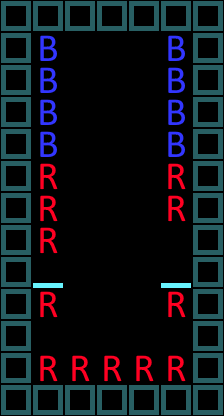

The image is a tile-based game level rendered from a .tmx file. Its description and complete source (layers, tilesets, objects, tile grids) follow:
An orthogonal 7x13 tile map with 32x32 px tiles, 6 tile layers (bus, people, distancing, people, ...).

<map version="1.2" tiledversion="1.3.4" orientation="orthogonal" renderorder="right-down" width="7" height="13" tilewidth="32" tileheight="32" infinite="0" nextlayerid="9" nextobjectid="1">
 <tileset firstgid="1" source="rough sprites for level design.tsx" />
 <layer id="1" name="bus" width="7" height="13" locked="1">
  <data encoding="csv">
4,4,4,4,4,4,4,
4,1,0,0,0,1,4,
4,1,0,0,0,1,4,
4,1,0,0,0,1,4,
4,1,0,0,0,1,4,
4,2,0,0,0,2,4,
4,2,0,0,0,2,4,
4,2,0,0,0,0,4,
4,3,0,0,0,3,4,
4,2,0,0,0,2,4,
4,0,0,0,0,0,4,
4,2,2,2,2,2,4,
4,4,4,4,4,4,4
</data>
 </layer>
 <group id="5" name="Unmoveable">
  <layer id="6" name="people" width="7" height="13">
   <data encoding="csv">
0,0,0,0,0,0,0,
0,0,0,0,0,0,0,
0,0,0,0,0,0,0,
0,0,0,0,0,0,0,
0,0,0,0,0,0,0,
0,0,0,0,0,0,0,
0,0,0,0,0,0,0,
0,0,0,0,0,0,0,
0,0,0,0,0,0,0,
0,0,0,0,0,0,0,
0,0,0,0,0,0,0,
0,0,0,0,0,0,0,
0,0,0,0,0,0,0
</data>
  </layer>
  <layer id="7" name="distancing" width="7" height="13">
   <data encoding="csv">
0,0,0,0,0,0,0,
0,0,0,0,0,0,0,
0,0,0,0,0,0,0,
0,0,0,0,0,0,0,
0,0,0,0,0,0,0,
0,0,0,0,0,0,0,
0,0,0,0,0,0,0,
0,0,0,0,0,0,0,
0,0,0,0,0,0,0,
0,0,0,0,0,0,0,
0,0,0,0,0,0,0,
0,0,0,0,0,0,0,
0,0,0,0,0,0,0
</data>
  </layer>
 </group>
 <group id="4" name="Moveable">
  <layer id="2" name="people" width="7" height="13">
   <data encoding="csv">
0,0,0,0,0,0,0,
0,0,0,0,0,0,0,
0,0,0,0,0,0,0,
0,0,0,0,0,0,0,
0,0,0,0,0,0,0,
0,0,0,0,0,0,0,
0,0,0,0,0,0,0,
0,0,0,0,0,0,0,
0,0,0,0,0,0,0,
0,0,0,0,0,0,0,
0,0,0,0,0,0,0,
0,0,0,0,0,0,0,
0,0,0,0,0,0,0
</data>
  </layer>
  <layer id="3" name="distancing" width="7" height="13">
   <data encoding="csv">
0,0,0,0,0,0,0,
0,0,0,0,0,0,0,
0,0,0,0,0,0,0,
0,0,0,0,0,0,0,
0,0,0,0,0,0,0,
0,0,0,0,0,0,0,
0,0,0,0,0,0,0,
0,0,0,0,0,0,0,
0,0,0,0,0,0,0,
0,0,0,0,0,0,0,
0,0,0,0,0,0,0,
0,0,0,0,0,0,0,
0,0,0,0,0,0,0
</data>
  </layer>
 </group>
 <layer id="8" name="areas" width="7" height="13">
  <data encoding="csv">
0,0,0,0,0,0,0,
0,0,0,0,0,0,0,
0,0,0,0,0,0,0,
0,0,0,0,0,0,0,
0,0,0,0,0,0,0,
0,0,0,0,0,0,0,
0,0,0,0,0,0,0,
0,0,0,0,0,0,0,
0,0,0,0,0,0,0,
0,0,0,0,0,0,0,
0,0,0,0,0,0,0,
0,0,0,0,0,0,0,
0,0,0,0,0,0,0
</data>
 </layer>
</map>
